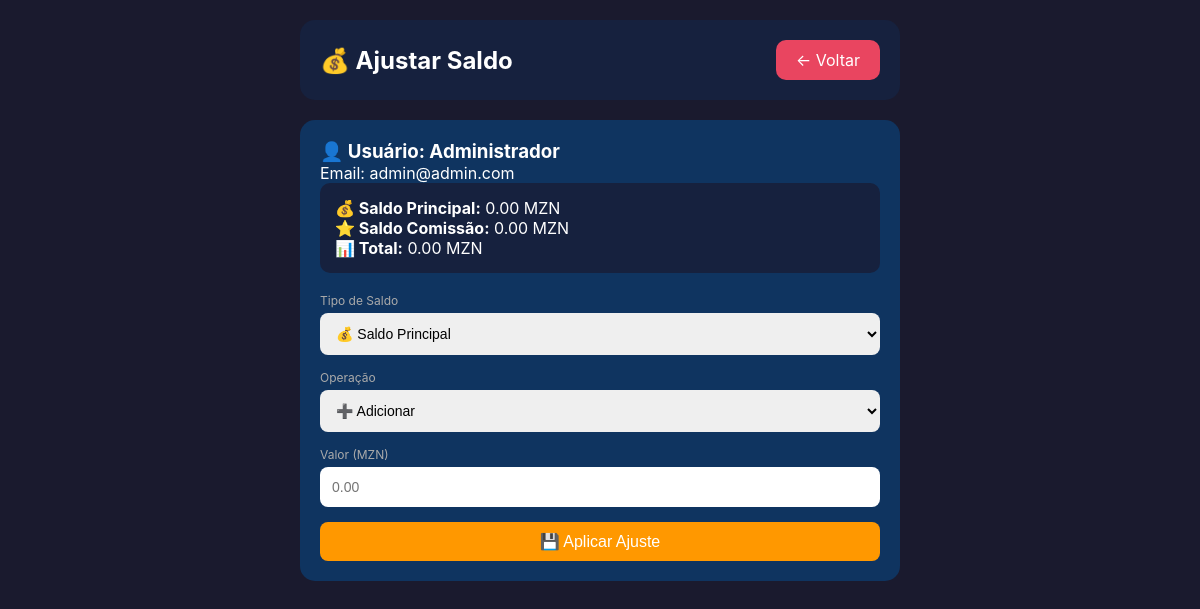
The page /ajustar_saldo/1 (signed in) on the database its author committed.
### tables this page shows
CREATE TABLE usuarios (
    id INTEGER PRIMARY KEY AUTOINCREMENT,
    nome TEXT NOT NULL,
    email TEXT UNIQUE NOT NULL,
    telefone TEXT,
    senha TEXT NOT NULL,
    codigo_convite TEXT UNIQUE NOT NULL,
    convidado_por TEXT,
    nivel INTEGER DEFAULT 0,
    nivel_nome TEXT DEFAULT 'Estagiário',
    validade_inicio TEXT,
    validade_fim TEXT,
    saldo_principal REAL DEFAULT 0,
    saldo_comissao REAL DEFAULT 0,
    ganhos_hoje REAL DEFAULT 0,
    ganhos_ontem REAL DEFAULT 0,
    ganhos_semana REAL DEFAULT 0,
    ganhos_mes REAL DEFAULT 0,
    ganhos_total REAL DEFAULT 0,
    is_admin INTEGER DEFAULT 0,
    data_registro TIMESTAMP DEFAULT CURRENT_TIMESTAMP
);

### app.py (the view, shortened to what this page needs)
@app.route('/ajustar_saldo/<int:usuario_id>', methods=['GET', 'POST'])
@admin_obrigatorio
def ajustar_saldo(usuario_id):
    conn = get_db()
    usuario = conn.execute('SELECT * FROM usuarios WHERE id = ?', (usuario_id,)).fetchone()
    niveis = conn.execute('SELECT * FROM niveis').fetchall()
    return render_template('ajustar_saldo.html', usuario=usuario, niveis=niveis)

### app.py (called while the page is built)
def get_db():
    conn = sqlite3.connect('database.db')
    conn.row_factory = sqlite3.Row
    return conn

def admin_obrigatorio(f):
    @wraps(f)
    def decorated_function(*args, **kwargs):
        if 'usuario_id' not in session:
            flash('Faça login primeiro', 'erro')
            return redirect(url_for('login'))
        conn = get_db()
        usuario = conn.execute('SELECT is_admin FROM usuarios WHERE id = ?', (session['usuario_id'],)).fetchone()
        conn.close()
        if not usuario or usuario['is_admin'] != 1:
            flash('Acesso negado. Área administrativa.', 'erro')
            return redirect(url_for('painel'))
        return f(*args, **kwargs)
    return decorated_function

### templates/ajustar_saldo.html (shortened to what this page needs)
<!DOCTYPE html>
<html lang="pt">
<head>
</head>
<body>
    <div class="container">
        <div class="header">
            <h2>💰 Ajustar Saldo</h2>
            <a href="/admin_usuarios" class="btn">← Voltar</a>
        </div>
        <div class="card">
            <h3>👤 Usuário: {{ usuario.nome }}</h3>
            <p>Email: {{ usuario.email }}</p>
            <div class="saldo-atual">
                <p><strong>💰 Saldo Principal:</strong> {{ "%.2f"|format(usuario.saldo_principal) }} MZN</p>
                <p><strong>⭐ Saldo Comissão:</strong> {{ "%.2f"|format(usuario.saldo_comissao) }} MZN</p>
                <p><strong>📊 Total:</strong> {{ "%.2f"|format(usuario.saldo_principal + usuario.saldo_comissao) }} MZN</p>
            </div>
            <form method="POST">
                <label>Tipo de Saldo</label>
                <select name="tipo_saldo" required>
                    <option value="saldo_principal">💰 Saldo Principal</option>
                </select>
                <label>Operação</label>
                <select name="operacao" required>
                    <option value="adicionar">➕ Adicionar</option>
                </select>
                <label>Valor (MZN)</label>
                <input type="tel" name="valor" placeholder="0.00" step="0.01" required>
                <button type="submit" class="btn-warning">💾 Aplicar Ajuste</button>
            </form>
        </div>
    </div>
</body>
</html>

### templates/ajustar_saldo.html (style rules this page uses)
* { margin: 0; padding: 0; box-sizing: border-box; }
body { font-family: -apple-system, BlinkMacSystemFont, 'Segoe UI', Roboto, sans-serif; background: #1a1a2e; color: white; padding: 20px; }
.container { max-width: 600px; margin: 0 auto; }
.header { background: #16213e; padding: 20px; border-radius: 15px; margin-bottom: 20px; display: flex; justify-content: space-between; align-items: center; }
.btn { background: #e94560; padding: 10px 20px; border-radius: 10px; text-decoration: none; color: white; }
.card { background: #0f3460; border-radius: 15px; padding: 20px; margin-bottom: 20px; }
.btn-warning { background: #ff9800; color: white; padding: 10px 20px; border: none; border-radius: 8px; cursor: pointer; width: 100%; font-size: 16px; }
input, select { padding: 12px; border-radius: 8px; border: none; width: 100%; margin-bottom: 15px; font-size: 14px; }
label { display: block; margin-bottom: 5px; color: #aaa; font-size: 12px; }
.saldo-atual { background: #16213e; padding: 15px; border-radius: 10px; margin-bottom: 20px; }

### rows shown on the page
usuarios: nome "Administrador", email "admin@admin.com", saldo_principal "0.00", saldo_comissao "0.00", usuario.saldo_principal+usuario.saldo_comissao "0.00"
